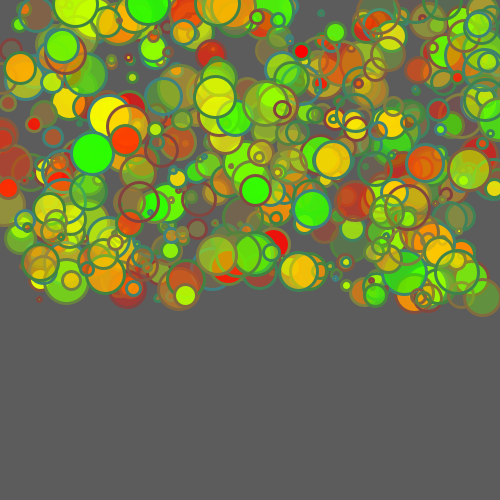
Frame 1 (no input)
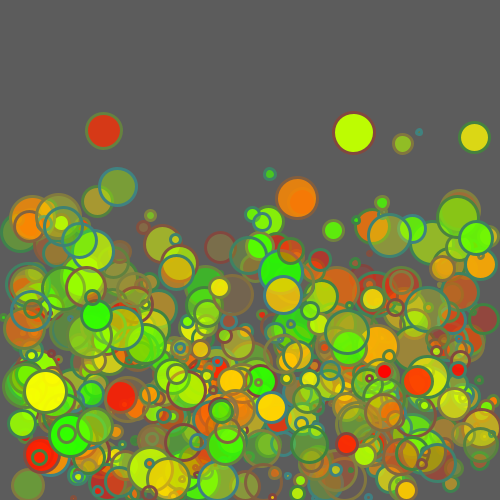
Frame 60 (the mouse pressed at the canvas centre just before this capture)
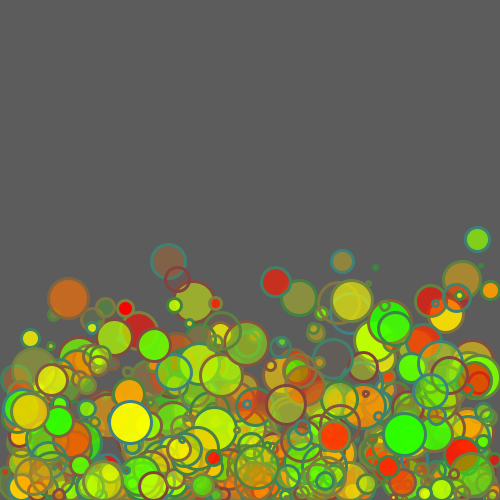
Frame 120 (the mouse held since frame 60 and released just before this capture)

The Processing sketch that drew these frames (run headless with seeded random() and noise(); from frame 60 on, the mouse is pressed at the canvas centre):

// Processing sketch: processing_106052
// ── processing_106052.pde

int numBalls = 500;
float[]posX=new float[numBalls];
float[]posY=new float[numBalls];
int[]diameter=new int[numBalls];
float[]speedx=new float[numBalls];
float[]speedy=new float[numBalls];
float[]gravity=new float[numBalls];
float[]hue=new float[numBalls];
int[]opacity=new int [numBalls];
float[] d= new float[numBalls];
int [] memory= new int [numBalls];


void setup() {
  background(255);
  size(500, 500);
  colorMode(HSB,width);
  for (int i=0;i<numBalls; i++) {
    posX[i] = int(random(0, width));
    posY[i] = int(random(0, height-200));//from a heigth to fall dawn
    diameter[i] = int(random(3, 45));  //random ball
    speedx[i]=random(-3, 16); //changing speed of the posx of ball 
    speedy[i]=random(-3, 16); //changing speed of the posy of ball
    gravity[i]=random(1,4);
    hue[i]= int(random(0,155));//array colors hue(rgb) Extracts the hue value from a clolor
    opacity[i]=int(random(0,width));//transparency 
  }
} 
 
void draw(){ 
  background(182);
  for (int i=0; i<numBalls; i++) {
    fill(hue[i],width,width,opacity[i]);//random the color of balls
    movecircle(i);
    bounce(i);
    speedy[i]=speedy[i]+gravity[i];//speedy = speedy+gravity
    d[i]=dist(mouseX, mouseY, posX[i], posY[i]);
    }
}
  
 void movecircle(int i) {
  stroke(random(0,255),255,255);
  strokeWeight(3); 
  ellipse(posX[i], posY[i], diameter[i], diameter[i]);
  posX[i]=posX[i]+speedx[i];
  posY[i]=posY[i]+speedy[i];
} 
void bounce(int i) {
  if (posX[i]< diameter[i]/2) {
    speedx[i]=-speedx[i];
  }
  if (posX[i]>width-diameter[i]/2) {
    speedx[i]=-speedx[i];
  }
  if (posY[i]<diameter[i]/2) {
    speedy[i]=-speedy[i]*0.9;//make the ball fall down slowly
  }
  if (posY[i]>height-diameter[i]/2) {
    speedy[i]=-speedy[i]*0.9;
    speedx[i]=speedx[i]*0.9;
  }
  if (posY[i]>=height-diameter[i]/2){
  posY[i]=height-diameter[i]/2;}
   
  if (posY[i]<=diameter[i]/2){
  posY[i]=diameter[i]/2;}
   
  if (posX[i]<=diameter[i]/2){
  posX[i]=diameter[i]/2;}
   
  if (posX[i]>=width-diameter[i]/2){
  posX[i]=width-diameter[i]/2;}
}
